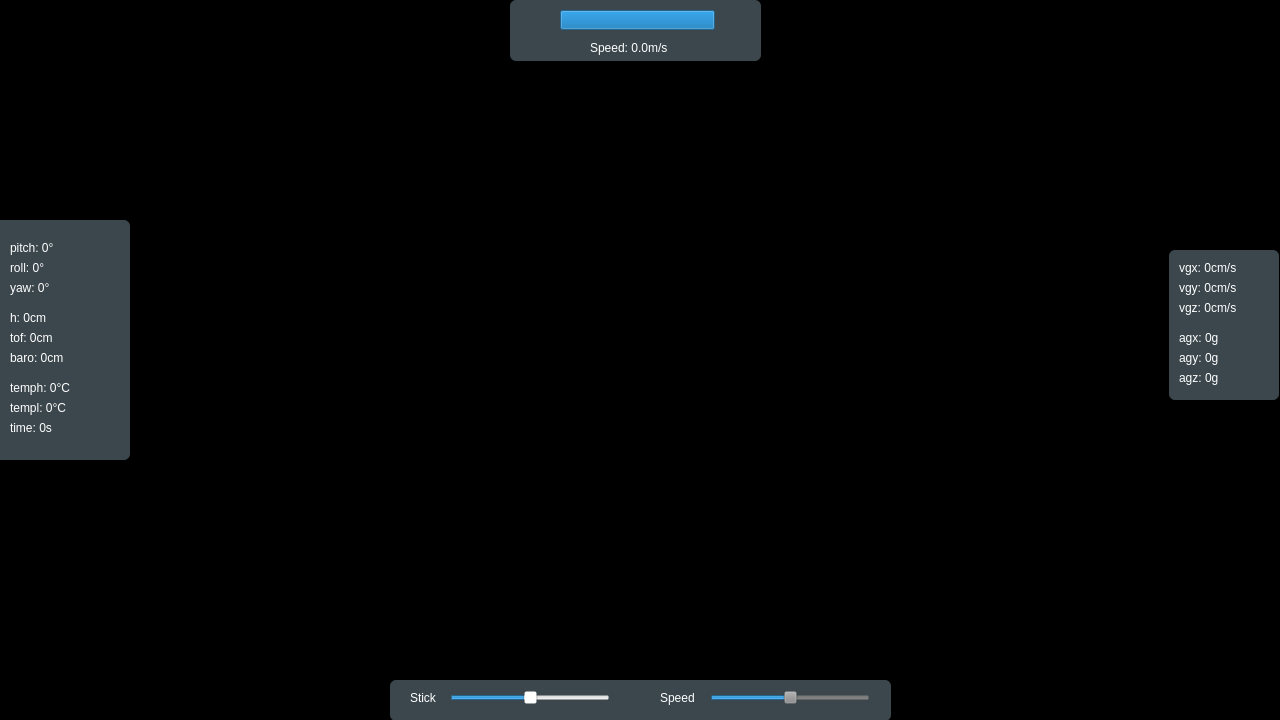
<?xml version="1.0" encoding="UTF-8"?>
<ui version="4.0">
 <class>UranusClass</class>
 <widget class="QMainWindow" name="UranusClass">
  <property name="geometry">
   <rect>
    <x>0</x>
    <y>0</y>
    <width>1280</width>
    <height>720</height>
   </rect>
  </property>
  <property name="windowTitle">
   <string>Uranus</string>
  </property>
  <property name="styleSheet">
   <string notr="true"/>
  </property>
  <widget class="QWidget" name="centralWidget">
   <widget class="QLabel" name="frame_label">
    <property name="geometry">
     <rect>
      <x>0</x>
      <y>0</y>
      <width>1280</width>
      <height>720</height>
     </rect>
    </property>
    <property name="styleSheet">
     <string notr="true">background-color: rgb(0, 0, 0);</string>
    </property>
    <property name="text">
     <string>                   TextLabel</string>
    </property>
   </widget>
   <widget class="QGroupBox" name="groupBox">
    <property name="geometry">
     <rect>
      <x>1169</x>
      <y>250</y>
      <width>110</width>
      <height>150</height>
     </rect>
    </property>
    <property name="styleSheet">
     <string notr="true">background-color: rgb(200, 235, 255, 30%);
border-radius:6px;</string>
    </property>
    <property name="title">
     <string/>
    </property>
    <widget class="QLabel" name="agz_label">
     <property name="geometry">
      <rect>
       <x>10</x>
       <y>120</y>
       <width>111</width>
       <height>16</height>
      </rect>
     </property>
     <property name="styleSheet">
      <string notr="true">background-color: rgb(255, 255, 255, 0%);
color: rgb(255, 255, 255);
font: 9pt &quot;Microsoft YaHei UI&quot;;</string>
     </property>
     <property name="text">
      <string>agz: 0g</string>
     </property>
    </widget>
    <widget class="QLabel" name="vgz_label">
     <property name="geometry">
      <rect>
       <x>10</x>
       <y>50</y>
       <width>111</width>
       <height>16</height>
      </rect>
     </property>
     <property name="styleSheet">
      <string notr="true">background-color: rgb(255, 255, 255, 0%);
color: rgb(255, 255, 255);
font: 9pt &quot;Microsoft YaHei UI&quot;;</string>
     </property>
     <property name="text">
      <string>vgz: 0cm/s</string>
     </property>
    </widget>
    <widget class="QLabel" name="vgy_label">
     <property name="geometry">
      <rect>
       <x>10</x>
       <y>30</y>
       <width>111</width>
       <height>16</height>
      </rect>
     </property>
     <property name="styleSheet">
      <string notr="true">background-color: rgb(255, 255, 255, 0%);
color: rgb(255, 255, 255);
font: 9pt &quot;Microsoft YaHei UI&quot;;</string>
     </property>
     <property name="text">
      <string>vgy: 0cm/s</string>
     </property>
    </widget>
    <widget class="QLabel" name="vgx_label">
     <property name="geometry">
      <rect>
       <x>10</x>
       <y>10</y>
       <width>111</width>
       <height>16</height>
      </rect>
     </property>
     <property name="styleSheet">
      <string notr="true">background-color: rgb(255, 255, 255, 0%);
font: 9pt &quot;Microsoft YaHei UI&quot;;
color: rgb(255, 255, 255);</string>
     </property>
     <property name="text">
      <string>vgx: 0cm/s</string>
     </property>
    </widget>
    <widget class="QLabel" name="agx_label">
     <property name="geometry">
      <rect>
       <x>10</x>
       <y>80</y>
       <width>111</width>
       <height>16</height>
      </rect>
     </property>
     <property name="styleSheet">
      <string notr="true">background-color: rgb(255, 255, 255, 0%);
color: rgb(255, 255, 255);
font: 9pt &quot;Microsoft YaHei UI&quot;;</string>
     </property>
     <property name="text">
      <string>agx: 0g</string>
     </property>
    </widget>
    <widget class="QLabel" name="agy_label">
     <property name="geometry">
      <rect>
       <x>10</x>
       <y>100</y>
       <width>111</width>
       <height>16</height>
      </rect>
     </property>
     <property name="styleSheet">
      <string notr="true">background-color: rgb(255, 255, 255, 0%);
color: rgb(255, 255, 255);
font: 9pt &quot;Microsoft YaHei UI&quot;;</string>
     </property>
     <property name="text">
      <string>agy: 0g</string>
     </property>
    </widget>
   </widget>
   <widget class="QGroupBox" name="groupBox_2">
    <property name="geometry">
     <rect>
      <x>-10</x>
      <y>220</y>
      <width>140</width>
      <height>240</height>
     </rect>
    </property>
    <property name="styleSheet">
     <string notr="true">background-color: rgb(200, 235, 255, 30%);
border-radius:6px;</string>
    </property>
    <property name="title">
     <string/>
    </property>
    <widget class="QLabel" name="baro_label">
     <property name="geometry">
      <rect>
       <x>20</x>
       <y>130</y>
       <width>111</width>
       <height>16</height>
      </rect>
     </property>
     <property name="styleSheet">
      <string notr="true">background-color: rgb(255, 255, 255, 0%);
color: rgb(255, 255, 255);
font: 9pt &quot;Microsoft YaHei UI&quot;;</string>
     </property>
     <property name="text">
      <string>baro: 0cm</string>
     </property>
    </widget>
    <widget class="QLabel" name="time_label">
     <property name="geometry">
      <rect>
       <x>20</x>
       <y>200</y>
       <width>111</width>
       <height>16</height>
      </rect>
     </property>
     <property name="styleSheet">
      <string notr="true">background-color: rgb(255, 255, 255, 0%);
color: rgb(255, 255, 255);
font: 9pt &quot;Microsoft YaHei UI&quot;;</string>
     </property>
     <property name="text">
      <string>time: 0s</string>
     </property>
    </widget>
    <widget class="QLabel" name="templ_label">
     <property name="geometry">
      <rect>
       <x>20</x>
       <y>180</y>
       <width>111</width>
       <height>16</height>
      </rect>
     </property>
     <property name="styleSheet">
      <string notr="true">background-color: rgb(255, 255, 255, 0%);
color: rgb(255, 255, 255);
font: 9pt &quot;Microsoft YaHei UI&quot;;</string>
     </property>
     <property name="text">
      <string>templ: 0°C</string>
     </property>
    </widget>
    <widget class="QLabel" name="temph_label">
     <property name="geometry">
      <rect>
       <x>20</x>
       <y>160</y>
       <width>111</width>
       <height>16</height>
      </rect>
     </property>
     <property name="styleSheet">
      <string notr="true">background-color: rgb(255, 255, 255, 0%);
color: rgb(255, 255, 255);
font: 9pt &quot;Microsoft YaHei UI&quot;;</string>
     </property>
     <property name="text">
      <string>temph: 0°C</string>
     </property>
    </widget>
    <widget class="QLabel" name="h_label">
     <property name="geometry">
      <rect>
       <x>20</x>
       <y>90</y>
       <width>111</width>
       <height>16</height>
      </rect>
     </property>
     <property name="styleSheet">
      <string notr="true">background-color: rgb(255, 255, 255, 0%);
color: rgb(255, 255, 255);
font: 9pt &quot;Microsoft YaHei UI&quot;;</string>
     </property>
     <property name="text">
      <string>h: 0cm</string>
     </property>
    </widget>
    <widget class="QLabel" name="tof_label">
     <property name="geometry">
      <rect>
       <x>20</x>
       <y>110</y>
       <width>111</width>
       <height>16</height>
      </rect>
     </property>
     <property name="styleSheet">
      <string notr="true">background-color: rgb(255, 255, 255, 0%);
color: rgb(255, 255, 255);
font: 9pt &quot;Microsoft YaHei UI&quot;;</string>
     </property>
     <property name="text">
      <string>tof: 0cm</string>
     </property>
    </widget>
    <widget class="QLabel" name="pitch_label">
     <property name="geometry">
      <rect>
       <x>20</x>
       <y>20</y>
       <width>111</width>
       <height>16</height>
      </rect>
     </property>
     <property name="styleSheet">
      <string notr="true">background-color: rgb(255, 255, 255, 0%);
color: rgb(255, 255, 255);
font: 9pt &quot;Microsoft YaHei UI&quot;;</string>
     </property>
     <property name="text">
      <string>pitch: 0°</string>
     </property>
    </widget>
    <widget class="QLabel" name="yaw_label">
     <property name="geometry">
      <rect>
       <x>20</x>
       <y>60</y>
       <width>111</width>
       <height>16</height>
      </rect>
     </property>
     <property name="styleSheet">
      <string notr="true">background-color: rgb(255, 255, 255, 0%);
color: rgb(255, 255, 255);
font: 9pt &quot;Microsoft YaHei UI&quot;;</string>
     </property>
     <property name="text">
      <string>yaw: 0°</string>
     </property>
    </widget>
    <widget class="QLabel" name="roll_label">
     <property name="geometry">
      <rect>
       <x>20</x>
       <y>40</y>
       <width>111</width>
       <height>16</height>
      </rect>
     </property>
     <property name="styleSheet">
      <string notr="true">background-color: rgb(255, 255, 255, 0%);
color: rgb(255, 255, 255);
font: 9pt &quot;Microsoft YaHei UI&quot;;</string>
     </property>
     <property name="text">
      <string>roll: 0°</string>
     </property>
    </widget>
    <zorder>baro_label</zorder>
    <zorder>time_label</zorder>
    <zorder>temph_label</zorder>
    <zorder>h_label</zorder>
    <zorder>tof_label</zorder>
    <zorder>templ_label</zorder>
    <zorder>pitch_label</zorder>
    <zorder>yaw_label</zorder>
    <zorder>roll_label</zorder>
   </widget>
   <widget class="QGroupBox" name="groupBox_3">
    <property name="geometry">
     <rect>
      <x>510</x>
      <y>0</y>
      <width>251</width>
      <height>61</height>
     </rect>
    </property>
    <property name="styleSheet">
     <string notr="true">background-color: rgb(200, 235, 255, 30%);
border-radius:6px;</string>
    </property>
    <property name="title">
     <string/>
    </property>
    <widget class="QProgressBar" name="battery_bar">
     <property name="geometry">
      <rect>
       <x>50</x>
       <y>10</y>
       <width>155</width>
       <height>20</height>
      </rect>
     </property>
     <property name="styleSheet">
      <string notr="true"/>
     </property>
     <property name="value">
      <number>100</number>
     </property>
     <property name="textVisible">
      <bool>false</bool>
     </property>
    </widget>
    <widget class="QLabel" name="speed_label">
     <property name="geometry">
      <rect>
       <x>80</x>
       <y>40</y>
       <width>121</width>
       <height>16</height>
      </rect>
     </property>
     <property name="styleSheet">
      <string notr="true">background-color: rgb(255, 255, 255, 0%);
color: rgb(255, 255, 255);
font: 9pt &quot;Microsoft YaHei UI&quot;;</string>
     </property>
     <property name="text">
      <string>Speed: 0.0m/s</string>
     </property>
    </widget>
   </widget>
   <widget class="QGroupBox" name="groupBox_4">
    <property name="geometry">
     <rect>
      <x>390</x>
      <y>680</y>
      <width>501</width>
      <height>41</height>
     </rect>
    </property>
    <property name="styleSheet">
     <string notr="true">background-color: rgb(200, 235, 255, 30%);
border-radius:6px</string>
    </property>
    <property name="title">
     <string/>
    </property>
    <widget class="QLabel" name="speed_slider_label">
     <property name="geometry">
      <rect>
       <x>270</x>
       <y>10</y>
       <width>51</width>
       <height>15</height>
      </rect>
     </property>
     <property name="styleSheet">
      <string notr="true">background-color: rgb(255, 255, 255, 0%);
color: rgb(255, 255, 255);
font: 9pt &quot;Microsoft YaHei UI&quot;;</string>
     </property>
     <property name="text">
      <string>Speed</string>
     </property>
    </widget>
    <widget class="QSlider" name="rc_factor_slider">
     <property name="geometry">
      <rect>
       <x>60</x>
       <y>10</y>
       <width>160</width>
       <height>15</height>
      </rect>
     </property>
     <property name="styleSheet">
      <string notr="true">background-color: rgb(255, 255, 255, 0%);</string>
     </property>
     <property name="maximum">
      <number>100</number>
     </property>
     <property name="value">
      <number>50</number>
     </property>
     <property name="orientation">
      <enum>Qt::Horizontal</enum>
     </property>
     <property name="tickPosition">
      <enum>QSlider::NoTicks</enum>
     </property>
    </widget>
    <widget class="QSlider" name="speed_slider">
     <property name="geometry">
      <rect>
       <x>320</x>
       <y>10</y>
       <width>160</width>
       <height>15</height>
      </rect>
     </property>
     <property name="styleSheet">
      <string notr="true">background-color: rgb(131, 131, 131, 0%);</string>
     </property>
     <property name="minimum">
      <number>10</number>
     </property>
     <property name="maximum">
      <number>100</number>
     </property>
     <property name="value">
      <number>55</number>
     </property>
     <property name="orientation">
      <enum>Qt::Horizontal</enum>
     </property>
    </widget>
    <widget class="QLabel" name="rc_factor_slider_label">
     <property name="geometry">
      <rect>
       <x>20</x>
       <y>10</y>
       <width>51</width>
       <height>15</height>
      </rect>
     </property>
     <property name="styleSheet">
      <string notr="true">background-color: rgb(255, 255, 255, 0%);
color: rgb(255, 255, 255);
font: 9pt &quot;Microsoft YaHei UI&quot;;</string>
     </property>
     <property name="text">
      <string>Stick</string>
     </property>
    </widget>
   </widget>
  </widget>
 </widget>
 <layoutdefault spacing="6" margin="11"/>
 <resources>
  <include location="uranus.qrc"/>
 </resources>
 <connections/>
 <slots>
  <slot>on_connect_btn_clicked()</slot>
  <slot>on_stick_slider_value_changed(int)</slot>
  <slot>on_speed_slider_value_changed(int)</slot>
 </slots>
</ui>
